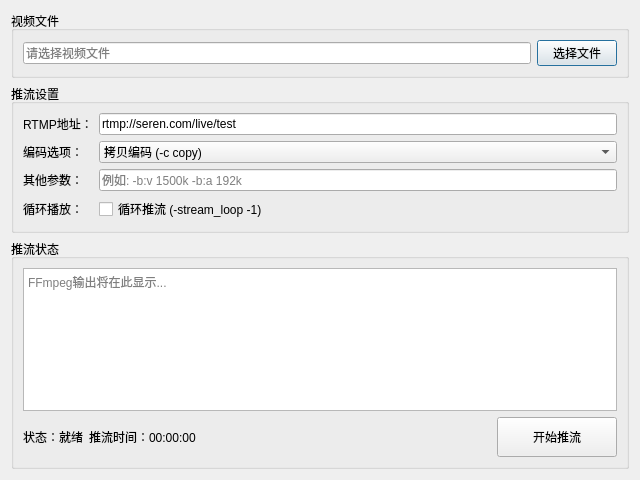
<?xml version="1.0" encoding="UTF-8"?>
<ui version="4.0">
 <class>PushStreamDialog</class>
 <widget class="QDialog" name="PushStreamDialog">
  <property name="geometry">
   <rect>
    <x>0</x>
    <y>0</y>
    <width>640</width>
    <height>480</height>
   </rect>
  </property>
  <property name="windowTitle">
   <string>FFmpeg 视频推流</string>
  </property>
  <layout class="QVBoxLayout" name="verticalLayout">
   <item>
    <widget class="QGroupBox" name="fileGroup">
     <property name="title">
      <string>视频文件</string>
     </property>
     <layout class="QHBoxLayout" name="horizontalLayout">
      <item>
       <widget class="QLineEdit" name="filePathEdit">
        <property name="readOnly">
         <bool>true</bool>
        </property>
        <property name="placeholderText">
         <string>请选择视频文件</string>
        </property>
       </widget>
      </item>
      <item>
       <widget class="QPushButton" name="selectFileButton">
        <property name="text">
         <string>选择文件</string>
        </property>
        <property name="status" stdset="0">
         <string notr="true">default</string>
        </property>
       </widget>
      </item>
     </layout>
    </widget>
   </item>
   <item>
    <widget class="QGroupBox" name="streamGroup">
     <property name="title">
      <string>推流设置</string>
     </property>
     <layout class="QGridLayout" name="gridLayout">
      <item row="0" column="0">
       <widget class="QLabel" name="urlLabel">
        <property name="text">
         <string>RTMP地址：</string>
        </property>
       </widget>
      </item>
      <item row="0" column="1">
       <widget class="QLineEdit" name="urlEdit">
        <property name="text">
         <string>rtmp://seren.com/live/test</string>
        </property>
       </widget>
      </item>
      <item row="1" column="0">
       <widget class="QLabel" name="codecLabel">
        <property name="text">
         <string>编码选项：</string>
        </property>
       </widget>
      </item>
      <item row="1" column="1">
       <widget class="QComboBox" name="codecCombo">
        <item>
         <property name="text">
          <string>拷贝编码 (-c copy)</string>
         </property>
        </item>
        <item>
         <property name="text">
          <string>H.264视频 (-c:v libx264)</string>
         </property>
        </item>
        <item>
         <property name="text">
          <string>AAC音频 (-c:a aac)</string>
         </property>
        </item>
        <item>
         <property name="text">
          <string>自定义</string>
         </property>
        </item>
       </widget>
      </item>
      <item row="2" column="0">
       <widget class="QLabel" name="optionsLabel">
        <property name="text">
         <string>其他参数：</string>
        </property>
       </widget>
      </item>
      <item row="2" column="1">
       <widget class="QLineEdit" name="optionsEdit">
        <property name="placeholderText">
         <string>例如: -b:v 1500k -b:a 192k</string>
        </property>
       </widget>
      </item>
      <item row="3" column="0">
       <widget class="QLabel" name="loopLabel">
        <property name="text">
         <string>循环播放：</string>
        </property>
       </widget>
      </item>
      <item row="3" column="1">
       <widget class="QCheckBox" name="loopCheck">
        <property name="text">
         <string>循环推流 (-stream_loop -1)</string>
        </property>
       </widget>
      </item>
     </layout>
    </widget>
   </item>
   <item>
    <widget class="QGroupBox" name="statusGroup">
     <property name="title">
      <string>推流状态</string>
     </property>
     <layout class="QVBoxLayout" name="verticalLayout_2">
      <item>
       <widget class="QTextEdit" name="outputText">
        <property name="readOnly">
         <bool>true</bool>
        </property>
        <property name="placeholderText">
         <string>FFmpeg输出将在此显示...</string>
        </property>
       </widget>
      </item>
      <item>
       <layout class="QHBoxLayout" name="horizontalLayout_2">
        <item>
         <widget class="QLabel" name="statusLabel">
          <property name="text">
           <string>状态：就绪</string>
          </property>
         </widget>
        </item>
        <item>
         <widget class="QLabel" name="timeLabel">
          <property name="text">
           <string>推流时间：00:00:00</string>
          </property>
         </widget>
        </item>
        <item>
         <spacer name="horizontalSpacer">
          <property name="orientation">
           <enum>Qt::Horizontal</enum>
          </property>
          <property name="sizeHint" stdset="0">
           <size>
            <width>40</width>
            <height>20</height>
           </size>
          </property>
         </spacer>
        </item>
        <item>
         <widget class="QPushButton" name="pushButton">
          <property name="minimumSize">
           <size>
            <width>120</width>
            <height>40</height>
           </size>
          </property>
          <property name="text">
           <string>开始推流</string>
          </property>
          <property name="status" stdset="0">
           <string notr="true">stopped</string>
          </property>
         </widget>
        </item>
       </layout>
      </item>
     </layout>
    </widget>
   </item>
  </layout>
 </widget>
 <resources/>
 <connections/>
</ui> 
